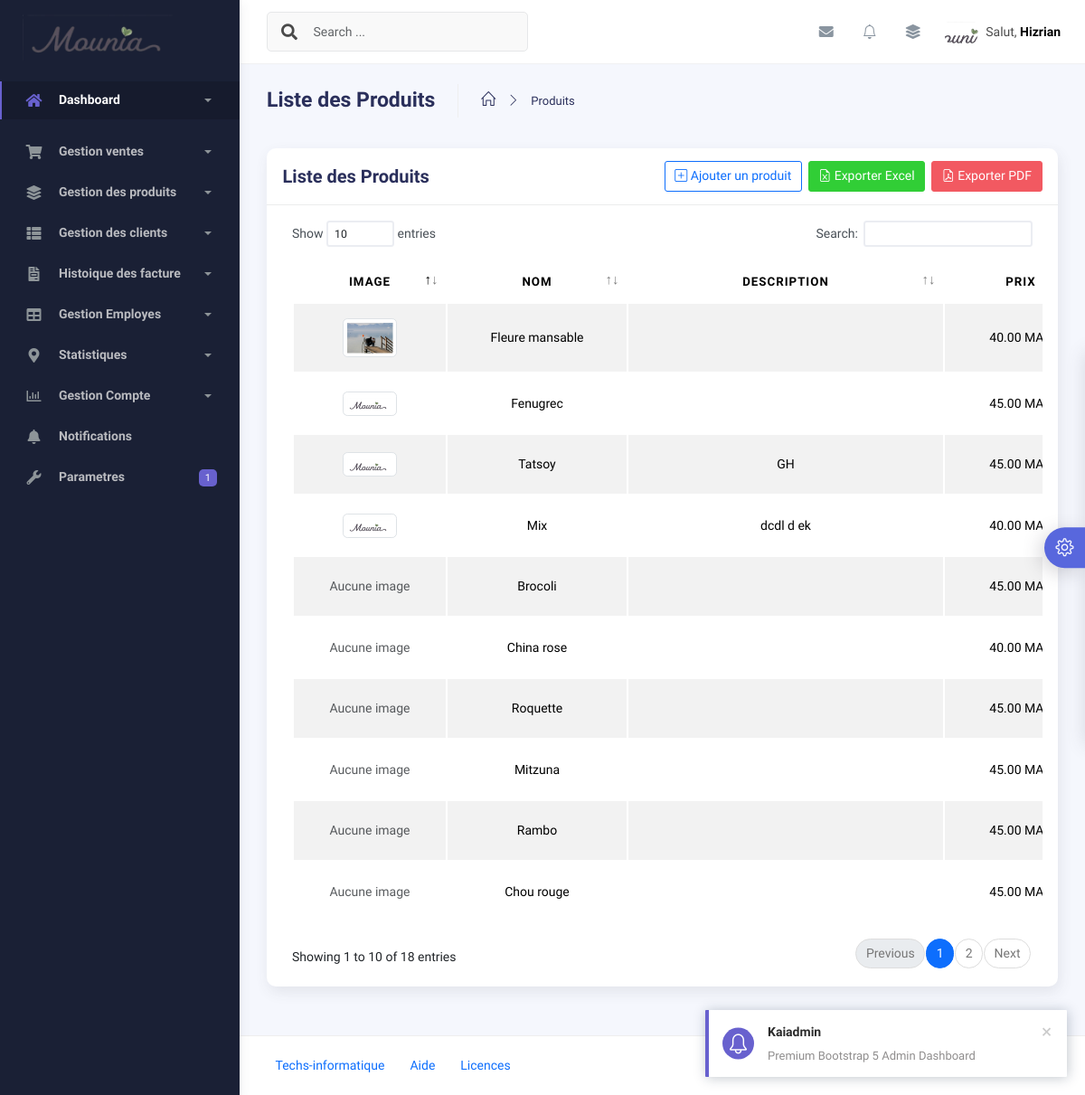
/produits/, run on an earlier commit of the app's database.
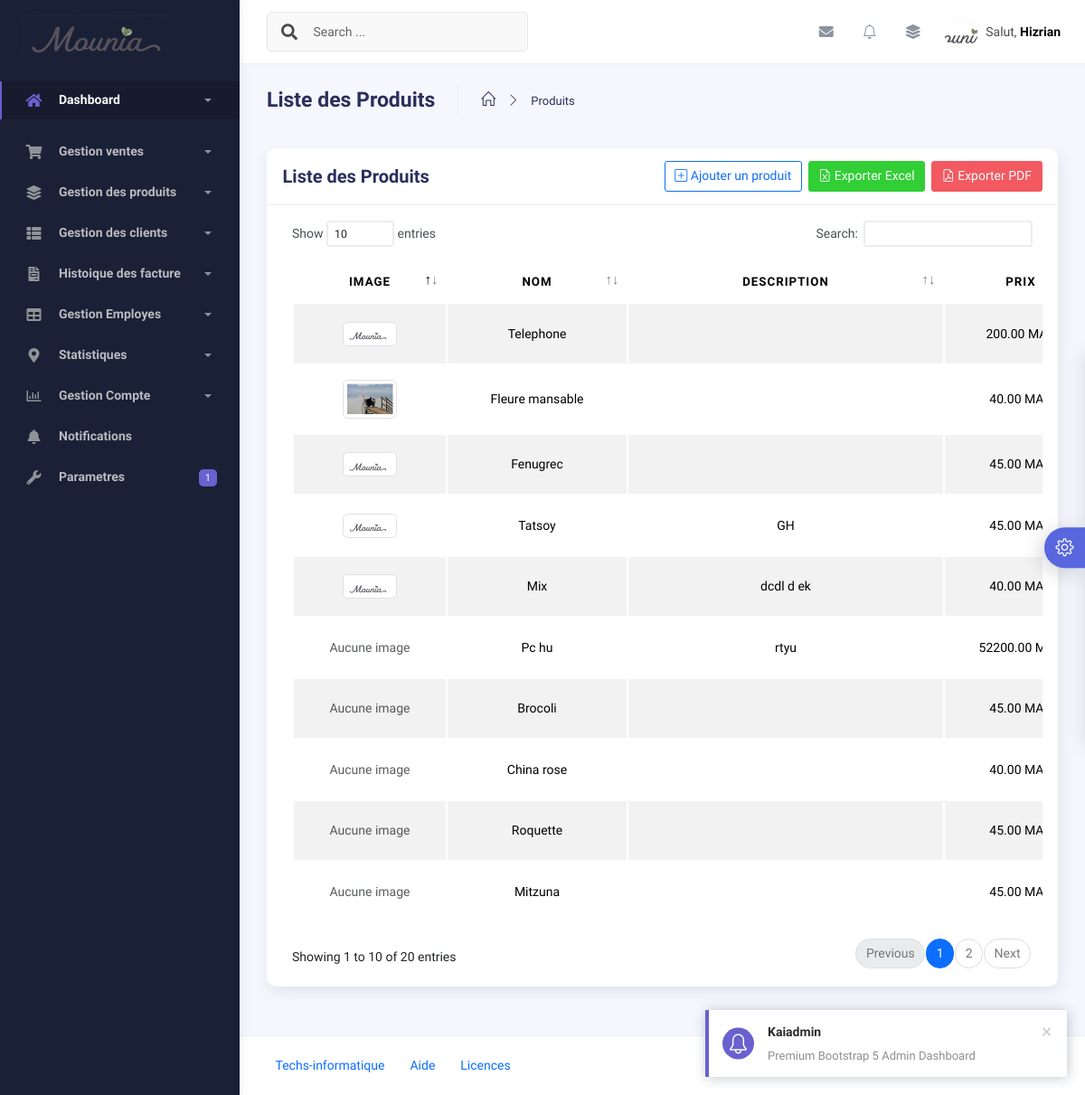
And on a later commit of the database.
### application/models.py (models this page shows, shortened)
class ParametresMounia(models.Model):
    nom_hotel = models.CharField(max_length=100, default="Mon app")
    adresse = models.TextField(default="Adresse par défaut")
    email_contact = models.EmailField(default="contact@mounia.com")
    telephone_contact = models.CharField(max_length=20, default="+123456789")
    politique_annulation = models.TextField(
        default="Annulation gratuite jusqu'à 48h avant l'arrivée.",
        help_text="Texte explicatif pour les annulations"
    )
    logo = models.ImageField(upload_to='hotel_logos/',
                             blank=True, null=True)  # Optionnel
    class Meta:
        verbose_name_plural = "Paramètres de mounia"  # Nom correct dans l'admin Django

class Produit(models.Model):
    nom = models.CharField(max_length=100, unique=True)
    description = models.TextField(blank=True, null=True)
    prix = models.DecimalField(max_digits=10, decimal_places=2)
    image = models.ImageField(upload_to="produits/", blank=True, null=True)
    date_ajout = models.DateTimeField(auto_now_add=True)
    actif = models.BooleanField(default=True, verbose_name="Produit actif")
    class Meta:
        ordering = ["-date_ajout"]
        verbose_name = "Produit"
        verbose_name_plural = "Produits"

### application/views.py (the view)
# urls.py: path('produits/', views.produit_list, name='liste_produits'),
def produit_list(request):
    produits = Produit.objects.all()
    return render(request, "produits/produit_list.html", {"produits": produits})

### application/context_processors.py (called while the page is built)
def parametres_mounia(request):
    return {
        'parametres': ParametresMounia.objects.first() or None
    }

### templates/produits/produit_list.html (shortened to what this page needs)
{% extends "base.html" %} {% load static %} {% block content %}
<div class="container">
  <div class="page-inner">
    <div class="page-header">
      <h3 class="fw-bold mb-3">Liste des Produits</h3>
      <ul class="breadcrumbs mb-3">
        <li class="nav-home">
          <a href="{% url 'home' %}">
            <i class="icon-home"></i>
          </a>
        </li>
        <li class="separator">
          <i class="icon-arrow-right"></i>
        </li>
        <li class="nav-item">
          <a href="{% url 'liste_produits' %}">Produits</a>
        </li>
      </ul>
    </div>
    <div class="row">
      <div class="col-md-12">
        <div class="card">
          <div class="card-header">
            <div class="d-flex align-items-center">
              <h4 class="card-title">Liste des Produits</h4>
              <a
                href="{% url 'ajouter_produit' %}"
                class="btn btn-outline-primary ms-auto me-2"
              >
                <i class="bi bi-plus-square"></i> Ajouter un produit
              </a>
              <a
                href="{% url 'exporter_produits_excel' %}"
                class="btn btn-success me-2"
              >
                <i class="bi bi-file-earmark-excel"></i> Exporter Excel
              </a>
              <a
                href="{% url 'exporter_produits_pdf' %}"
                class="btn btn-danger"
              >
                <i class="bi bi-file-earmark-pdf"></i> Exporter PDF
              </a>
            </div>
          </div>
          <div class="card-body">
            <div class="table-responsive">
              <table
                id="produits-table"
                class="display table table-striped table-hover"
              >
                <thead>
                  <tr>
                    <th style="width: 120px">Image</th>
                    <th style="width: 150px">Nom</th>
                    <th style="width: 300px">Description</th>
                    <th style="width: 120px">Prix</th>
                  </tr>
                </thead>
                <tbody>
                  {% for produit in produits %}
                  <tr>
                    <td>
                      {% if produit.image %}
                      <img
                        src="{{ produit.image.url }}"
                        alt="{{ produit.nom }}"
                        width="60"
                        class="img-thumbnail"
                      />
                      {% else %}
                      <span class="text-muted">Aucune image</span>
                      {% endif %}
                    </td>
                    <td>{{ produit.nom }}</td>
                    <td>{{ produit.description|truncatechars:50 }}</td>
                    <td>{{ produit.prix }} MAD</td>
                  </tr>
                  {% endfor %}
                </tbody>
              </table>
            </div>
          </div>
        </div>
      </div>
    </div>
  </div>
</div>
{% endblock content %}

### templates/base.html (shortened to what the changed rows need)
{% load static %}
<!DOCTYPE html>
<html lang="fr">
  <head>
    <link href="https://cdn.jsdelivr.net/npm/bootstrap@5.3.0/dist/css/bootstrap.min.css" rel="stylesheet">
    <link href="https://cdn.jsdelivr.net/npm/bootstrap-icons@1.10.0/font/bootstrap-icons.css" rel="stylesheet">
    <link href="https://cdnjs.cloudflare.com/ajax/libs/font-awesome/5.15.4/css/all.min.css" rel="stylesheet">
    <link href="https://cdn.jsdelivr.net/npm/@fullcalendar/core/main.css" rel="stylesheet">
    <link href="https://cdn.jsdelivr.net/npm/@fullcalendar/daygrid/main.css" rel="stylesheet">
    <link href="https://cdn.jsdelivr.net/npm/@fullcalendar/timegrid/main.css" rel="stylesheet">
<link href="https://cdn.jsdelivr.net/npm/bootstrap@5.3.0/dist/css/bootstrap.min.css" rel="stylesheet">
<link href="https://cdn.jsdelivr.net/npm/bootstrap-icons/font/bootstrap-icons.css" rel="stylesheet">
<link rel="stylesheet" href="{% static 'assets/css/notifications.css' %}">
    <link rel="stylesheet" href="{% static 'assets/css/bootstrap.min.css' %}" />
    <link rel="stylesheet" href="{% static 'assets/css/plugins.min.css' %}" />
    <link rel="stylesheet" href="{% static 'assets/css/kaiadmin.min.css' %}" />
    <link rel="stylesheet" href="{% static 'assets/css/demo.css' %}" />
  </head>
  <body>
    <div class="wrapper">
      <div class="sidebar" data-background-color="dark">
        <div class="sidebar-logo">
<div class="logo-header" data-background-color="dark">
  <a href="{% url 'home' %}" class="logo">
    {% if parametres.logo %}
      <img src="{{ parametres.logo.url }}"
           alt="{{ parametres.nom_hotel }}"
           class="navbar-brand custom-logo"
           style="max-height: 100px; width: auto; max-width: 180px;">
    {% else %}
      <img src="{% static 'assets/img/kaiadmin/logo_light.svg' %}"
           alt="Logo par défaut"
           class="navbar-brand custom-logo"
           style="max-height: 60px; width: auto; max-width: 180px;">
    {% endif %}
  </a>
</div>
        </div>
      </div>
      <div class="main-panel">
                  {% block content %} {% endblock content %}
                  </div>
                  </body>
                  </html>

What changed in the data, as far as the page shows it:
no longer on this page (row unchanged): Produit: image "Aucune image", nom "Rambo", prix "45.00"
no longer on this page (row unchanged): Produit: image "Aucune image", nom "Chou rouge", prix "45.00"
changed ParametresMounia: logo: a different picture
added Produit: image "Aucune image", nom "Pc hu", description "rtyu", prix "52200.00"
added Produit: image (picture), nom "Telephone", prix "200.00"
Also different on the page:
text written by a page script: "Show entries Search: Showing 1 to 10 of 18 entries Previous 1 2 Next" → "Show entries Search: Showing 1 to 10 of 20 entries Previous 1 2 Next"
